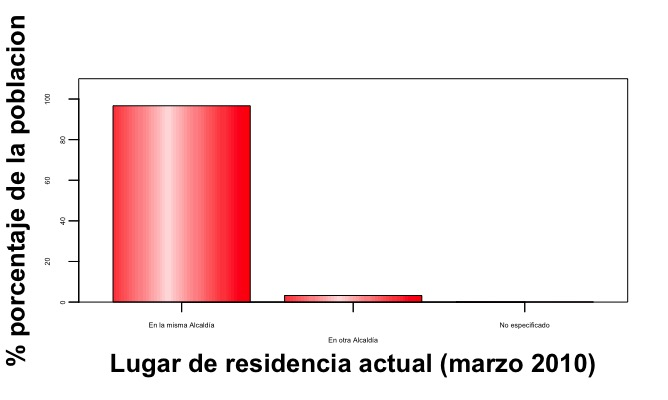

R code for this plot:
library(plotrix)
library(readxl)

azca<-read_xlsx("azcamigra1.xlsx")
attach(azca)

azca1<-azca[,-1]
azca2<-t(azca1)
colnames(azca2)<- c("En la misma Alcaldía", "En otra Alcaldía", "No especificado")




barp(azca2, names.arg = colnames(azca2), cex.axis = 0.44,
     col=rainbow(1), cylindrical = TRUE, ylim = c(0,110), 
     shadow = FALSE, staxx = TRUE, staxy = TRUE,
     legend.pos = list(x=0.10, y=0.30), xlab = "", ylab = "", border = TRUE)


mtext("Lugar de residencia actual (marzo 2010)", 1, line = 2.8, font = 2, cex = 1.6)
mtext("% porcentaje de la poblacion", 2, line = 2.6, font = 2, cex = 1.6)

#legend("topright", colnames(azca1), bty="n", cex = 0.5, fill=c("red","lightskyblue"))
